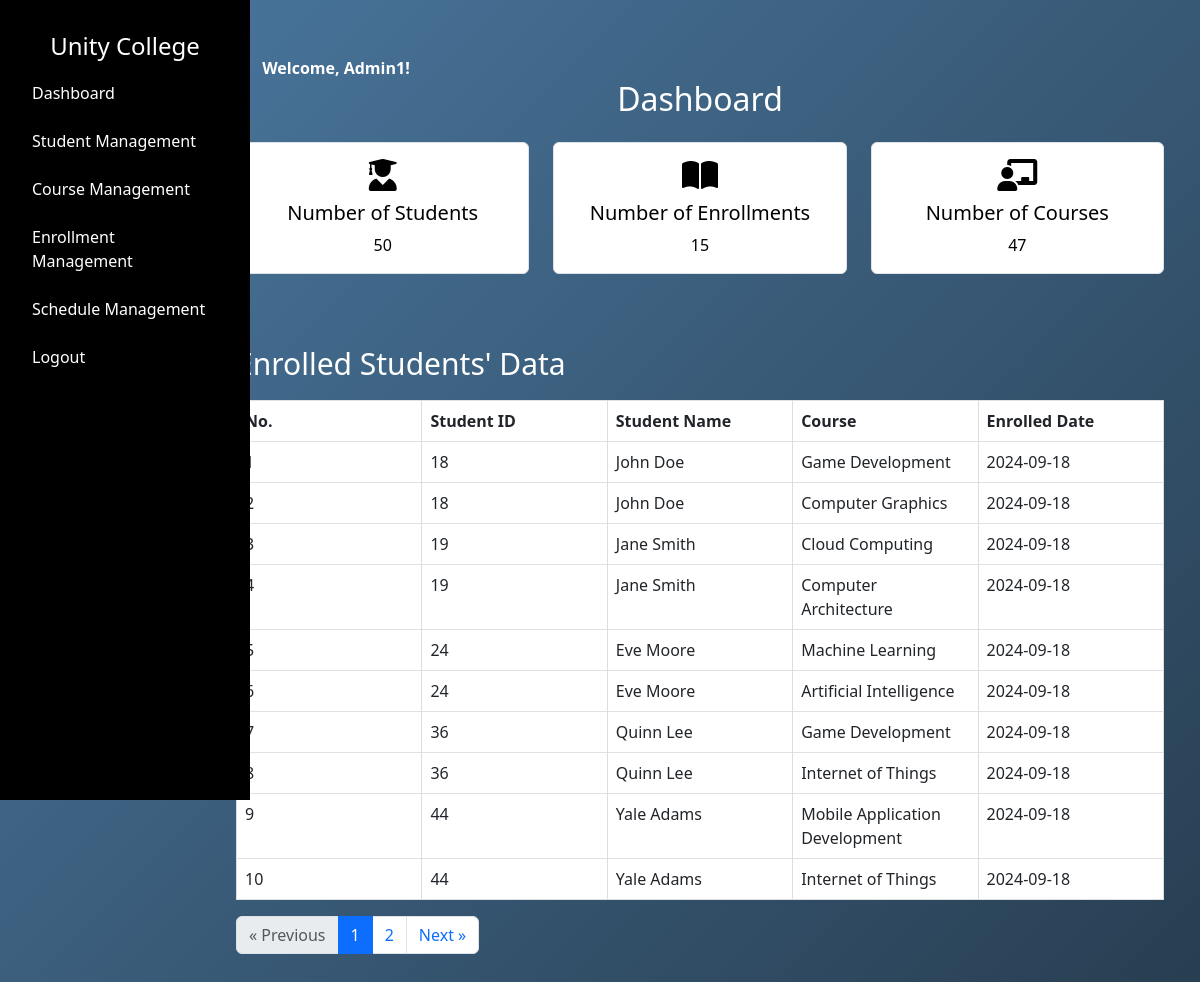
The app's page /admin/dashboard (signed in) with its own data.
### tables this page shows
CREATE TABLE "enrollment" (
    "id" INTEGER PRIMARY KEY AUTOINCREMENT,
    "student_id" INTEGER NOT NULL,
    "course_id" INTEGER NOT NULL,
    "enroll_date" DATE NOT NULL,
    FOREIGN KEY("student_id") REFERENCES "student"("id") ON DELETE RESTRICT,
    FOREIGN KEY("course_id") REFERENCES "course"("id") ON DELETE RESTRICT
);

CREATE TABLE "student" (
    "id" INTEGER PRIMARY KEY AUTOINCREMENT,
    "first_name" TEXT NOT NULL,
    "last_name" TEXT NOT NULL,
    "phone" INTEGER NOT NULL,
    "email" TEXT NOT NULL UNIQUE,
    "address" TEXT NOT NULL,
    "password" TEXT NOT NULL
);

CREATE TABLE "course" (
    "id" INTEGER PRIMARY KEY AUTOINCREMENT,
    "name" TEXT NOT NULL,
    "image" TEXT NOT NULL,
    "description" TEXT NOT NULL,
    "credits" INTEGER NOT NULL,
    "lecturer" TEXT NOT NULL
);

### app.py (the view)
@app.route("/admin/dashboard")
def admin_dashboard():
    if 'admin_uid' not in session or session.get('user_type') != 'admin':
        return redirect(url_for('admin_login'))
    first_name = session.get('first_name')
    admin_uid = session.get('admin_uid')
    try:
        total_students = query_db("SELECT COUNT(*) FROM student")[0][0]
        total_courses = query_db("SELECT COUNT(*) FROM course")[0][0]
        total_enrollments = query_db("SELECT COUNT(*) FROM enrollment")[0][0]
        page = request.args.get('page', 1, type=int)
        per_page = 10
        offset = (page - 1) * per_page
        enrolled_students = query_db("""
            SELECT
                student.id AS student_id,
                student.first_name || ' ' || student.last_name AS student_name,
                course.name AS course_name,
                enrollment.enroll_date
            FROM enrollment
            JOIN student ON enrollment.student_id = student.id
            JOIN course ON enrollment.course_id = course.id
            LIMIT ? OFFSET ?
        """, (per_page, offset))
        total_enrolled_students = query_db("""
            SELECT COUNT(*)
            FROM enrollment
            JOIN student ON enrollment.student_id = student.id
            JOIN course ON enrollment.course_id = course.id
        """)[0][0]
        total_pages = (total_enrolled_students + per_page - 1) // per_page
    except Exception as e:
        print(traceback.format_exc())
        total_students = total_courses = total_enrollments = 0
        enrolled_students = []
        total_pages = 0
    return render_template(
        "admin/dashboard.html",
        first_name=first_name,
        admin_uid = admin_uid,
        total_students=total_students,
        total_courses=total_courses,
        total_enrollments=total_enrollments,
        enrolled_students=enrolled_students,
        current_page=page,
        total_pages=total_pages
    )

### dbcontroller.py (called while the page is built)
def query_db(query, args=()):
    con = sqlite3.connect('advweb.db')
    cur = con.cursor()
    cur.execute(query, args)
    rv = cur.fetchall()
    cur.close()
    con.close()
    return rv

### templates/admin/dashboard.html (shortened to what this page needs)
{% extends '/admin/layout.html' %} {% block content %}
<link
  rel="stylesheet"
  href="https://cdnjs.cloudflare.com/ajax/libs/font-awesome/6.0.0-beta3/css/all.min.css"
/>
<link href="/static/css/admin/dashboard.css" rel="stylesheet" />
<div class="container mt-4">
  {% if admin_uid %}
  <div class="username">
    <span style="color: white">
      <span style="font-weight: bold; color: white"
        >Welcome, {{ first_name }}!</span
      >
    </span>
  </div>
  {% endif %}
  <h2 class="text-center mb-4 dashboardtitle">Dashboard</h2>
  <div class="row">
    <div class="col-12 col-md-4 mb-4">
      <div class="card">
        <div class="card-body">
          <i class="fas fa-user-graduate fa-2x"></i>
          <h5 class="card-title mt-2">Number of Students</h5>
          <p class="card-text">{{ total_students }}</p>
        </div>
      </div>
    </div>
    <div class="col-12 col-md-4 mb-4">
      <div class="card">
        <div class="card-body">
          <i class="fas fa-book-open fa-2x"></i>
          <h5 class="card-title mt-2">Number of Enrollments</h5>
          <p class="card-text">{{ total_enrollments }}</p>
        </div>
      </div>
    </div>
    <div class="col-12 col-md-4 mb-4">
      <div class="card">
        <div class="card-body">
          <i class="fas fa-chalkboard-teacher fa-2x"></i>
          <h5 class="card-title mt-2">Number of Courses</h5>
          <p class="card-text">{{ total_courses }}</p>
        </div>
      </div>
    </div>
  </div>
  <div class="row mt-5">
    <div class="col-12">
      <h3 class="tabletitle">Enrolled Students' Data</h3>
      <div class="table-responsive">
        <table class="table table-bordered">
          <thead>
            <tr>
              <th>No.</th>
              <th>Student ID</th>
              <th>Student Name</th>
              <th>Course</th>
              <th>Enrolled Date</th>
            </tr>
          </thead>
          <tbody>
            {% if enrolled_students %} {% for student in enrolled_students %}
            <tr>
              <td>{{ loop.index + (current_page - 1) * 10 }}</td>
              <td>{{ student[0] }}</td>
              <td>{{ student[1] }}</td>
              <td>{{ student[2] }}</td>
              <td>{{ student[3] }}</td>
            </tr>
            {% endfor %} {% else %}
            <tr>
              <td colspan="5" class="text-center">No enrollments found.</td>
            </tr>
            {% endif %}
          </tbody>
        </table>
      </div>
      <nav aria-label="Page navigation" class="pagination-container">
        <ul class="pagination">
          <li class="page-item {% if current_page == 1 %}disabled{% endif %}">
            <a
              class="page-link"
              href="{{ url_for('admin_dashboard', page=current_page-1) }}"
              aria-label="Previous"
            >
              <span aria-hidden="true">&laquo;</span> Previous
            </a>
          </li>
          {% set page_range = [current_page - 1, current_page, current_page + 1]
          %} {% for p in page_range %} {% if p > 0 and p <= total_pages %}
          <li class="page-item {% if p == current_page %}active{% endif %}">
            <a class="page-link" href="{{ url_for('admin_dashboard', page=p) }}"
              >{{ p }}</a
            >
          </li>
          {% endif %} {% endfor %}
          <li
            class="page-item {% if current_page == total_pages %}disabled{% endif %}"
          >
            <a
              class="page-link"
              href="{{ url_for('admin_dashboard', page=current_page+1) }}"
              aria-label="Next"
            >
              Next <span aria-hidden="true">&raquo;</span>
            </a>
          </li>
        </ul>
      </nav>
    </div>
  </div>
</div>
{% endblock %}

### static/css/admin/layout.css (style rules this page uses)
body { font-family: Arial, sans-serif; margin: 0; background: linear-gradient(135deg, #4b79a1 0%, #283e51 100%) no-repeat center center fixed; }

### static/css/admin/dashboard.css (style rules this page uses)
.card { border: 1px solid #dee2e6; border-radius: 0.375rem; background-color: white; color: black; display: flex; flex-direction: column; align-items: center; justify-content: center; max-width: 300px; margin: 0 auto; }
.card-body { text-align: center; color: inherit; }
.card-title { font-size: 20px; }
.tabletitle { font-size: 30px; color: white; }
table { width: 90%; border-collapse: collapse; margin: 10px auto; table-layout: fixed; }
th, td { padding: 4px; text-align: left; border: 1px solid #ddd; }
th { background-color: #f2f2f2; }
tr:nth-child(even) { background-color: #f9f9f9; }
.table-responsive { overflow-x: auto; }
.dashboardtitle { color: white; }
a { text-decoration: none; }

### records on screen
enrollment: student "18", student "John Doe", name "Game Development", enroll_date "2024-09-18"
enrollment: student "18", student "John Doe", name "Computer Graphics", enroll_date "2024-09-18"
enrollment: student "19", student "Jane Smith", name "Cloud Computing", enroll_date "2024-09-18"
enrollment: student "19", student "Jane Smith", name "Computer Architecture", enroll_date "2024-09-18"
enrollment: student "24", student "Eve Moore", name "Machine Learning", enroll_date "2024-09-18"
enrollment: student "24", student "Eve Moore", name "Artificial Intelligence", enroll_date "2024-09-18"
enrollment: student "36", student "Quinn Lee", name "Game Development", enroll_date "2024-09-18"
enrollment: student "36", student "Quinn Lee", name "Internet of Things", enroll_date "2024-09-18"
enrollment: student "44", student "Yale Adams", name "Mobile Application Development", enroll_date "2024-09-18"
enrollment: student "44", student "Yale Adams", name "Internet of Things", enroll_date "2024-09-18"

### other values on screen
{{ first_name }} "Admin1"
{{ total_students }} "50"
{{ total_enrollments }} "15"
{{ total_courses }} "47"
{{ p }} "1" "2"
